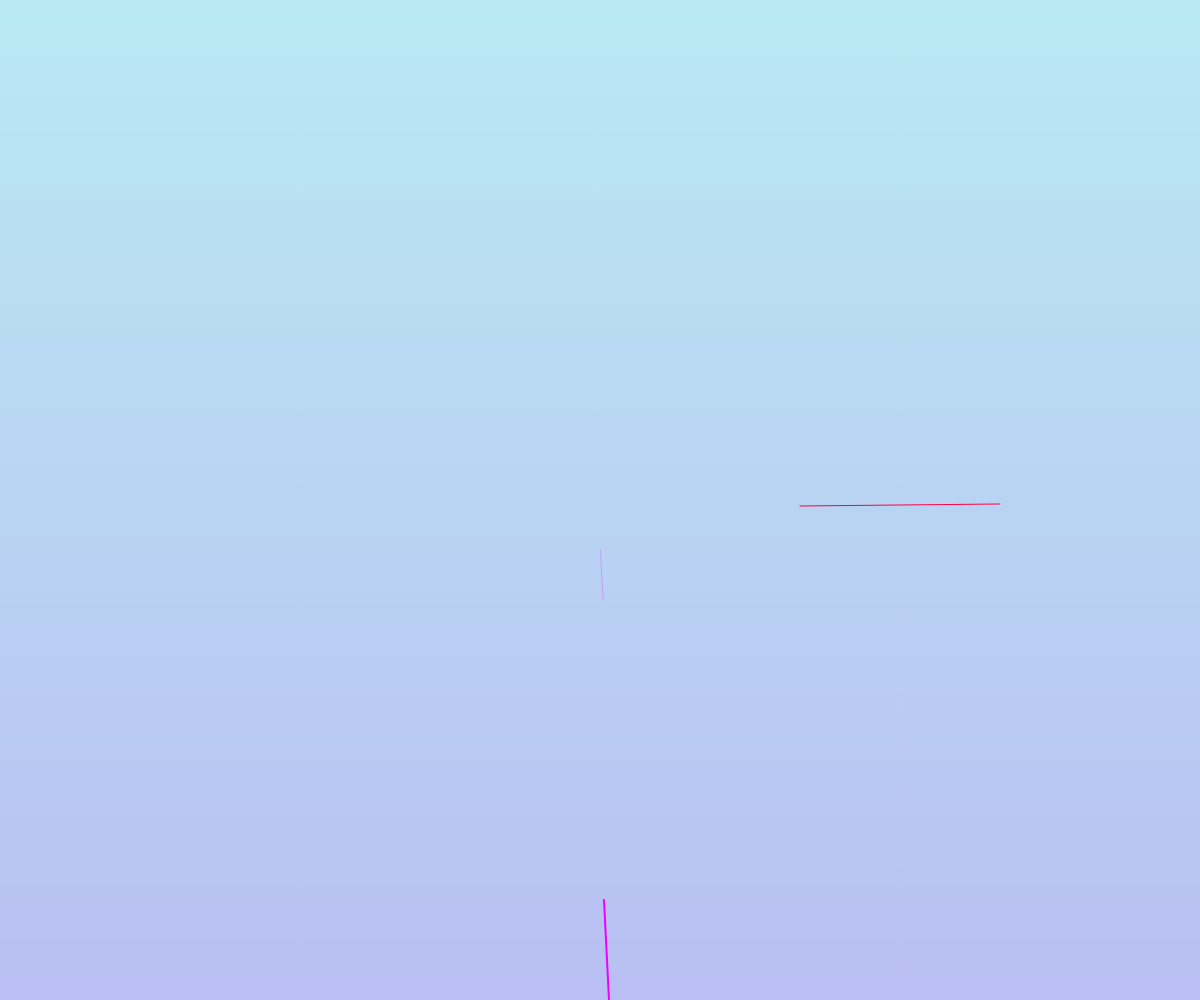
Frame 1 (no input)
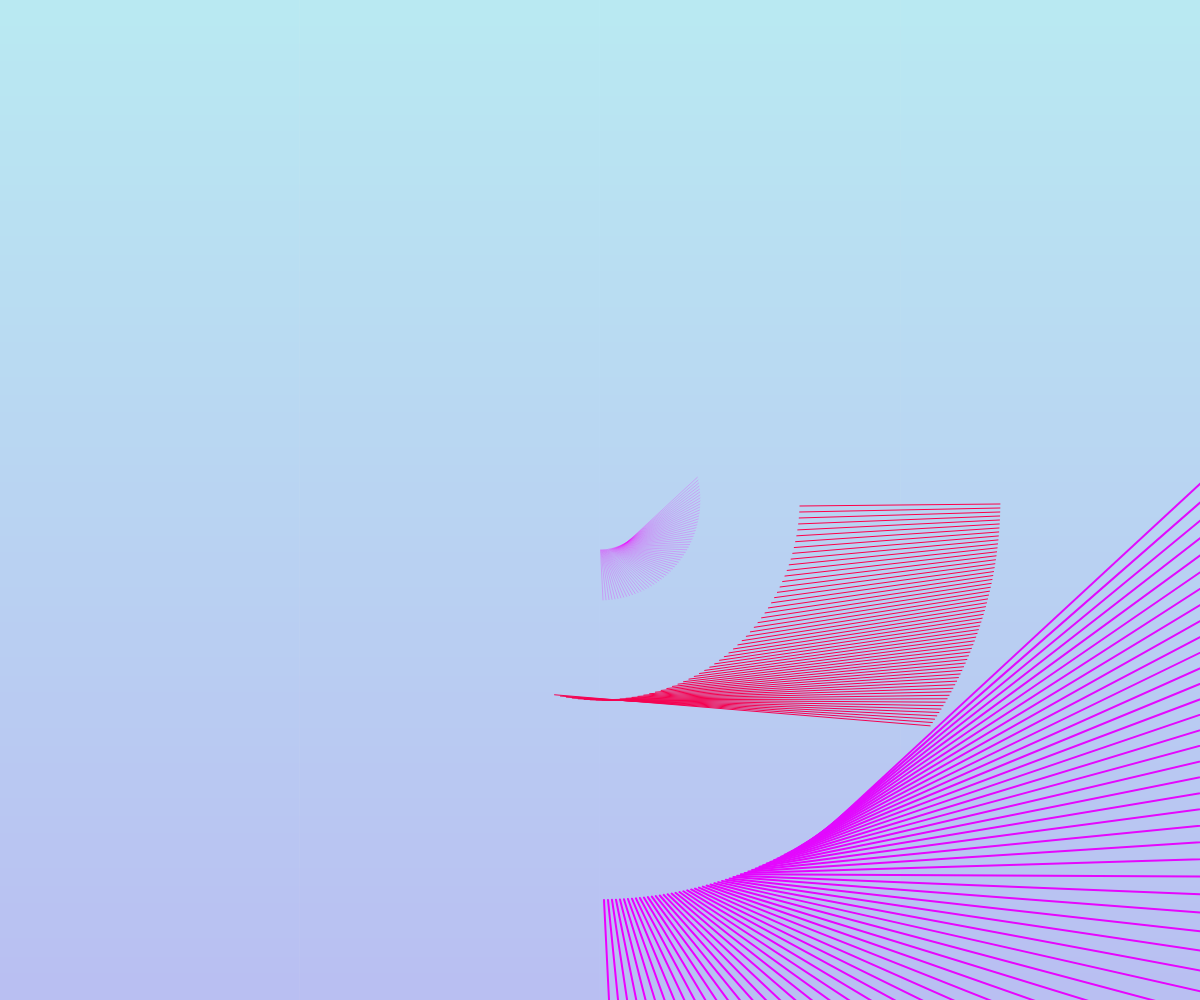
Frame 60 (no input)
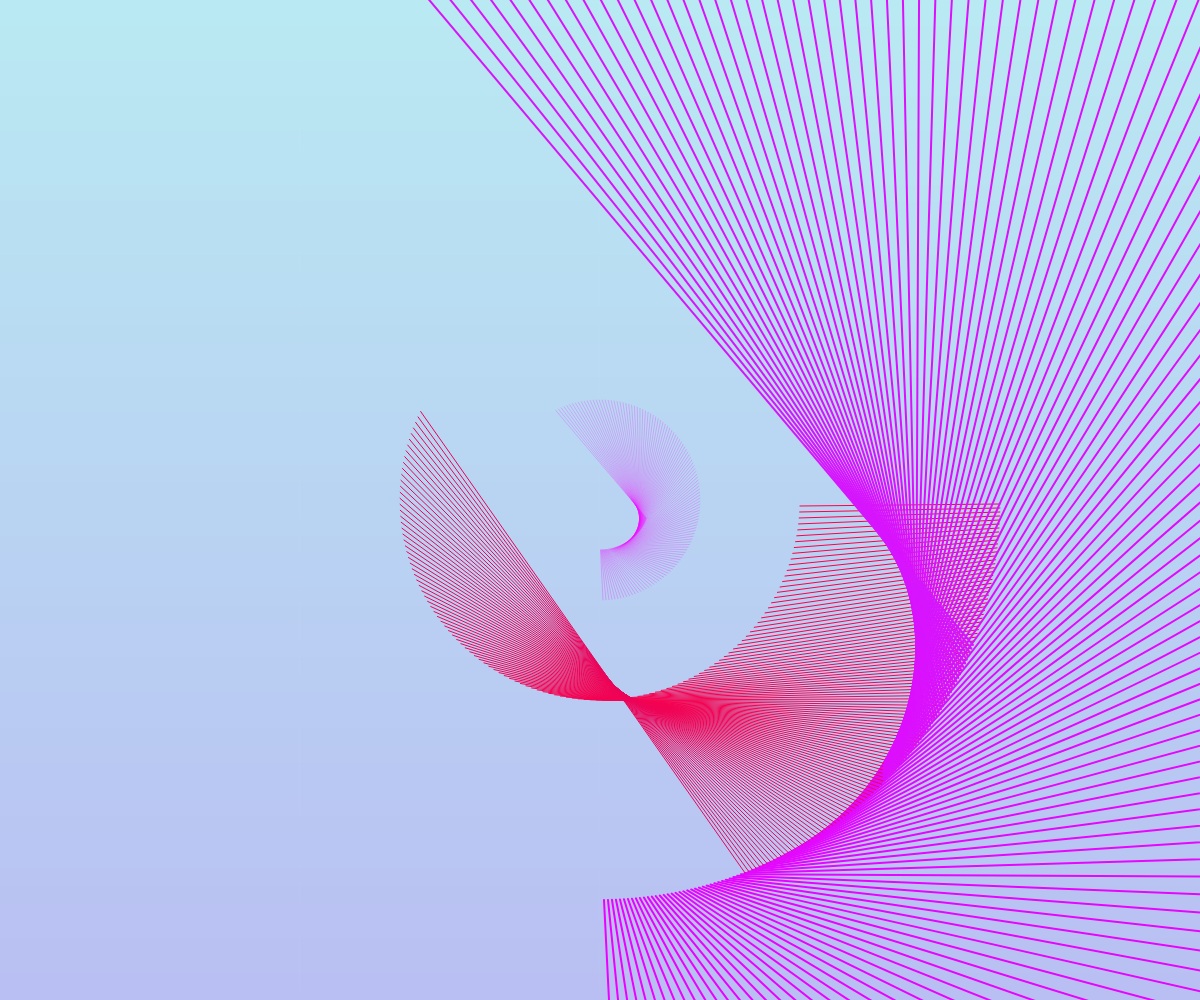
Frame 120 (the mouse pressed at the canvas centre since frame 60)

The p5.js sketch that drew these frames (run headless with seeded random() and noise() and a simulated clock; from frame 60 on, the mouse is pressed at the canvas centre):

// p5.js sketch
// ── sketch.js
function preload(){
  // put preload code here
}

function setup() {
  createCanvas(windowWidth, windowHeight);
  background(210);
  var color3 = lerpColor(color('#B1F1FC'),color('#FF0049'),frameCount/(628*2))
  var color4 = lerpColor(color('#B1B8FC'),color('#FF0049'),frameCount/(628*2))

  setGradient(0, 0, windowWidth, windowHeight, color3, color4, "Y");
}

function draw() {



   translate(width/2,height/2);



  push();
   scale(2,2);
   stroke(lerpColor(color('#EC00FF'),color('#00E5E5'),frameCount/(628*2)));
   var x3= 400 * sin(frameCount/100 * 3);
   var y3= 400 * cos(frameCount/100 * 3);
   var x4= 200 * sin(frameCount/100);
   var y4= 200 * cos(frameCount/100);

   line(x3,y3,x4,y4);
   pop();

   var x1= 200 * cos(frameCount/100 * 3);
   var y1= 200 * sin(frameCount/100 * 3);
   var x2= 400 * cos(frameCount/100);
   var y2= 400 * sin(frameCount/100);


   stroke(lerpColor(color('#FF0049'),color('#2727FF'),frameCount/(628*2)));
   line(x1,y1,x2,y2);




  push();
   scale(0.25,0.25);

   stroke(lerpColor(color('#EC00FF'),color('#FFFFFF'),frameCount/(628*2)));

   var x5= 400 * sin(frameCount/100 * 3);
   var y5= 400 * cos(frameCount/100 * 3);
   var x6= 200 * sin(frameCount/100);
   var y6= 200 * cos(frameCount/100);

   line(x5,y5,x6,y6);
   pop();

}

function setGradient(x, y, w, h, c1, c2, axis) {
  noFill();
  if (axis == "Y") {
    for (let i = y; i <= y+h; i++) {
      var inter = map(i, y, y+h, 0, 1);
      var c = lerpColor(c1, c2, inter);
      stroke(c);
      line(x, i, x+w, i);
    }
  }
  else if (axis == "X") {
    for (let j = x; j <= x+w; j++) {
      var inter2 = map(j, x, x+w, 0, 1);
      var d = lerpColor(c1, c2, inter2);
      stroke(d);
      line(j, y, j, y+h);
    }
  }
}
